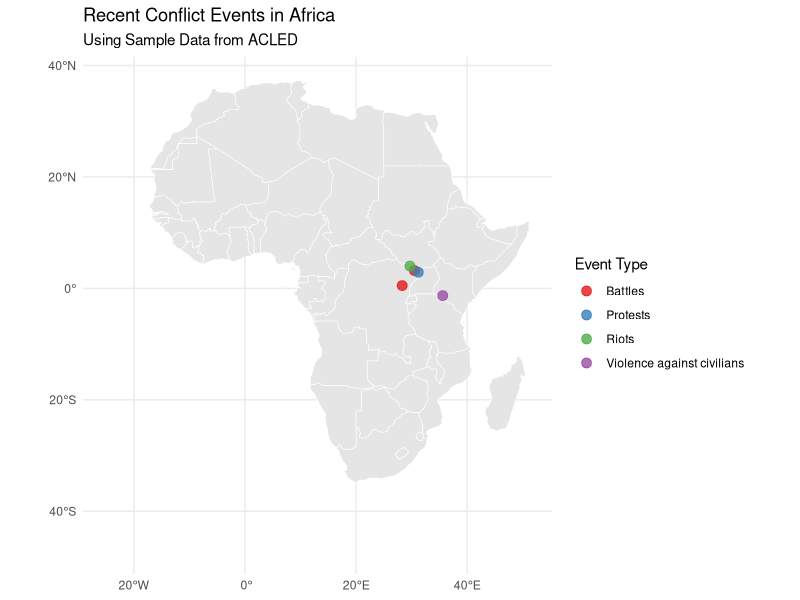

Recreate this plot in R.
# Load required libraries
library(readr)
library(ggplot2)
library(dplyr)
library(sf)
library(rnaturalearth)
library(rnaturalearthdata)

# Step 1: Load recent ACLED data (example: Africa conflict events sample)
acled_url <- "https://acleddata.com/download/29066/ (Note: Actual download requires login or manual download)"
# For demo purposes, use a pre-cleaned sample (or download CSV manually and read it like below)
# acled_data <- read_csv("acled_africa_sample.csv")

# Demo: Simulated structure (substitute this with real data)
acled_data <- data.frame(
  longitude = c(30.5, 31.2, 35.6, 28.3, 29.7),
  latitude = c(3.2, 2.9, -1.3, 0.5, 4.0),
  event_type = c("Battles", "Protests", "Violence against civilians", "Battles", "Riots")
)

# Step 2: Convert to spatial object
conflict_sf <- st_as_sf(acled_data, coords = c("longitude", "latitude"), crs = 4326)

# Step 3: Load base map of Africa
africa_map <- ne_countries(scale = "medium", continent = "Africa", returnclass = "sf")

# Step 4: Plot map
ggplot(data = africa_map) +
  geom_sf(fill = "gray90", color = "white") +
  geom_sf(data = conflict_sf, aes(color = event_type), size = 3, alpha = 0.8) +
  scale_color_brewer(palette = "Set1") +
  labs(
    title = "Recent Conflict Events in Africa",
    subtitle = "Using Sample Data from ACLED",
    color = "Event Type"
  ) +
  theme_minimal()
